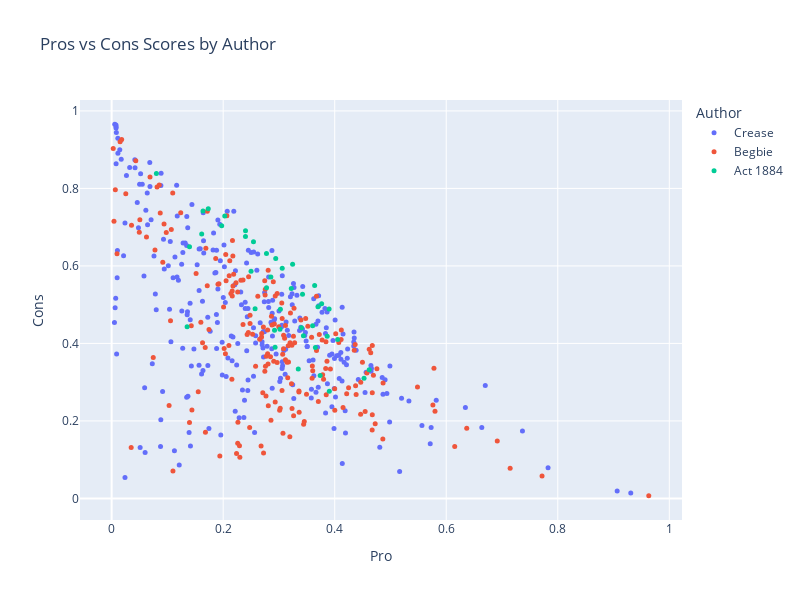

Here is the notebook cell this chart was saved with:
### Markdown cell above
We visualize the distribution of the Pro scores and Cons scores for each author using interactive scatter plots and histograms below to see how the scores are distributed across the sentences. This allows us to see if there are any patterns or trends in the stances of the authors

### Code cell
df_scores['Text'] = df_scores['Text'].apply(lambda t: wrap_text(t, width = 50))

fig = px.scatter(
    df_scores,
    x="Pro",
    y="Cons",
    color="Author",
    hover_data=["Text"],
    title="Pros vs Cons Scores by Author",
    width=800,
    height=600
)

fig.update_traces(marker=dict(size=5))
fig.show()

### Figure 1 — Plotly figure (JSON) as saved in the notebook; plotly's stock layout.template omitted (floating-point values rounded to 4 significant figures; data arrays with more than 128 entries replaced by an {"elided": "..."} marker saying what was removed)
{"data": [{"customdata": {"elided": "287x1 str values"}, "hovertemplate": "Author=Crease<br>Pro=%{x}<br>Cons=%{y}<br>Text=%{customdata[0]}<extra></extra>", "legendgroup": "Crease", "marker": {"color": "#636efa", "size": 5, "symbol": "circle"}, "mode": "markers", "name": "Crease", "orientation": "v", "showlegend": true, "type": "scatter", "x": {"elided": "287 float values"}, "xaxis": "x", "y": {"elided": "287 float values"}, "yaxis": "y"}, {"customdata": {"elided": "202x1 str values"}, "hovertemplate": "Author=Begbie<br>Pro=%{x}<br>Cons=%{y}<br>Text=%{customdata[0]}<extra></extra>", "legendgroup": "Begbie", "marker": {"color": "#EF553B", "size": 5, "symbol": "circle"}, "mode": "markers", "name": "Begbie", "orientation": "v", "showlegend": true, "type": "scatter", "x": {"elided": "202 float values"}, "xaxis": "x", "y": {"elided": "202 float values"}, "yaxis": "y"}, {"customdata": [["An Act to regulate the Chinese population of<br>British Columbia."], ["WHEREAS the incoming of Chinese to British<br>Columbia largely exceeds that of any other class<br>of immigrant, and the population so introduced are<br>fast becoming superior in number to our own race;<br>are not disposed to be governed by our laws; are<br>dissimilar in habits and occupation from our<br>people; evade the payment of taxes justly due to<br>the Government; are governed by pestilential<br>habits; are useless in instances of emergency;<br>habitually desecrate grave yards by the removal of<br>bodies therefrom; and generally the laws governing<br>the whites are found to be inapplicable to<br>Chinese, and such Chinese are inclined to habits<br>subversive of the comfort and well-being of the<br>community:  And whereas it is expedient to pass<br>special laws for the Government of Chinese:<br>Therefore, Her Majesty, by and with the advice and<br>consent of the Legislative Assembly of the<br>Province of British Columbia, enacts as follows:—<br>1."], ["This Act shall be cited as the \"Chinese Regulation<br>Act, 1884.\""], ["The term \"Chinese\" wherever used in this Act shall<br>mean any native of the Chinese Empire or its<br>dependencies not born of British parents, and<br>shall include any person of the Chinese race."], ["From and after the passage of this Act there shall<br>be payable and paid by every Chinese in British<br>Columbia, above the age of fourteen years, unto<br>and for the use of Her Majesty, Her heirs and<br>successors, the sum of ten dollars, and thereafter<br>on the 1st day of June in each and every year<br>there shall be likewise payable and paid by such<br>Chinese person a further sum of ten dollars."], ["The Lieutenant-Governor in Council shall<br>immediately upon the passage of this Act, and from<br>time to time thereafter as occasion may require,<br>appoint in each electoral district, one or more<br>person or persons to be called Chinese Collectors,<br>to collect and receive such payments from Chinese,<br>and such Collector or Collectors immediately upon<br>such payment shall issue and deliver to the person<br>paying the same a licence in the form contained in<br>the Schedule hereto, and the Lieutenant-Governor<br>in Council may require from the Collectors so to<br>be appointed such security as he may see fit and<br>may allow them such percentage upon the amount of<br>collections as may seem reasonable and just, and<br>the Lieutenant-Governor in Council may further<br>allow such additional sum by way of expenses as<br>may be necessary and reasonable for the purpose of<br>carrying out the provisions of this Act."], ["Any Chinese who shall be found within the Province<br>not having in his possession a licence issued<br>under the provisions of this Act, lawfully issued<br>to him, shall on conviction thereof forfeit and<br>pay a sum not exceeding forty dollars."], ["Any Collector or Government servant wilfully<br>disobeying any of the provisions of this Act shall<br>forfeit and pay a sum not exceeding one hundred<br>dollars."], ["Every Collector shall collect the tax from each<br>Chinese, and shall as soon afterwards as may be<br>pay over the amount to the Officer in charge of<br>the Treasury, or to such other person as the<br>Lieutenant-Governor in Council may from time to<br>time direct."], ["Every employer of Chinese shall furnish to the<br>Collector, when requested by him so to do, from<br>time to time, a list of all Chinese in his employ,<br>or indirectly employed by him; but no such<br>statement shall bind the Collector, nor shall<br>excuse him from making due enquiry to ascertain<br>its correctness."], ["In case any employer of Chinese fails to deliver<br>to the Collector the list mentioned in the<br>preceding section, when required so to do, or<br>knowingly states anything falsely therein, such<br>employer shall, on complaint of the Collector and<br>upon conviction before a Justice of the Peace<br>having jurisdiction within the district wherein<br>such employer carries on his business, forfeit and<br>pay a fine not exceeding one hundred dollars for<br>every Chinese in his employ, to be recovered by<br>distress of the goods and chattels of such<br>employer failing to pay the same, or in lieu<br>thereof shall be liable to imprisonment for a<br>period not less than one month and not exceeding<br>two calendar months."], ["The Collector may, by himself or his agent, levy<br>the amount of the licence from any Chinese not<br>being in lawful possession of a licence, with<br>costs, by distress of his goods and chattels, or<br>of any goods and chattels which may be in the<br>possession of the delinquent, or which may be upon<br>or in any premises (whether the goods of the<br>delinquent or not) for the time being in the<br>possession or occupation of such delinquent<br>Chinese, and for the purposes of this section<br>premises shall be deemed to be in the possession<br>or occupation of any Chinese when it can be shewn<br>to the satisfaction of the tribunal having<br>cognizance of the matter—  (a.)"], ["That such Chinese habitually frequents such<br>premises with the assent of the owner."], ["That he is the owner or one of the owners of the<br>premises, or has control either alone or jointly<br>with another or others of such premises or some<br>part thereof."], ["(c.) That he has passed the night or slept upon<br>such premises at any time within a week of the<br>levy."], ["It shall be sufficient authority for the Collector<br>to levy as aforesaid on the non-production of the<br>licence."], ["Proof of the lawful possession of such receipt<br>shall lie on the person whose goods are<br>distrained."], ["Every employer of Chinese shall demand from every<br>such Licence to be demanded by employer and<br>retained during the service."], ["Chinese in his employ his licence, and shall<br>retain the same in his possession during the time<br>such Chinese is in his employ, and shall return<br>the same to him when he leaves his service; and<br>every employer as aforesaid shall produce to the<br>Collector, whenever required so to do, such<br>licence for his inspection."], ["The Toll Collector at any and every toll gate<br>which may exist in the Province from time to time,<br>shall, before allowing any Chinese to pass through<br>any toll gate, demand from such Chinese the<br>production of his licence, and, until the same is<br>produced, such Chinese shall not be allowed to<br>proceed through the toll gate."], ["It shall be unlawful for any person to employ any<br>Chinese who has not in his possession the licence<br>required by this Act, and any person guilty of an<br>infraction of the provisions of this section shall<br>forfeit and pay a fine not exceeding fifty dollars<br>for every Chinese so employed."], ["The sum payable by a Chinese for a free miner’s<br>certificate shall be fifteen dollars for each year<br>during which the same is to be in force instead of<br>five dollars, as by the present mining laws<br>provided, and no free miner’s certificate shall<br>hereafter be issued to any Chinese except upon<br>payment of the said sum of fifteen dollars."], ["Any Chinese who shall be found mining for gold and<br>precious metals, or following the ordinary<br>occupation of a free miner, whether on his own<br>account or for others, without having in his<br>possession a free miner’s certificate, lawfully<br>issued to him subsequently to the passage of this<br>Act, and any person who shall employ any Chinese<br>in and about gold mining who has not in his<br>possession such a certificate, shall forfeit and<br>pay a sum not exceeding thirty dollars."], ["of the Schedule A to the “Licences Ordinance,<br>1867,” is hereby amended by adding thereto the<br>following words: “but no licence shall be issued<br>to any Chinese.”  17."], ["Without the permission in writing of the<br>Provincial Secretary or Government Agent of the<br>district or place where the permission is sought<br>it shall be unlawful to remove the remains of any<br>dead Chinese from any cemetery or place where such<br>dead Chinese may have been interred, or to exhume<br>the bodies or remains of any dead Chinese, and any<br>person guilty of an infraction of this section<br>shall forfeit and pay a sum not exceeding one<br>hundred dollars."], ["The use of opium (except for medicinal or surgical<br>purposes) is hereby prohibited, and any person who<br>shall use or consume, or have in his possession<br>any opium, except for the purposes aforesaid,<br>shall forfeit and pay a penalty not exceeding one<br>hundred dollars, and the onus of proof shall lie<br>upon the party charged of showing that such opium<br>was used, or consumed, or in his possession for<br>medicinal or surgical purposes."], ["Any pecuniary penalty by this Act imposed may be<br>sued for and recovered in a summary way before any<br>Justice of the Peace having jurisdiction in the<br>locality where the charge is made, and in default<br>of immediate payment of any such penalty the same<br>may be recovered by distress and sale of the goods<br>of the offender, and failing sufficient distress,<br>the offender shall suffer a term of imprisonment<br>not exceeding three calendar months."], ["No conviction for any offence shall be quashed for<br>want of form, and no conviction shall be removed<br>into any of Her Majesty’s Courts by certiorari or<br>reviewed in any manner, except by appeal in manner<br>hereinafter stated, that is to say: Any Chinese<br>convicted of an offence against the provisions of<br>this Act may appeal to the County Court nearest to<br>the place of conviction, provided he shall, within<br>four days after such conviction, have given notice<br>in writing to the convicting Magistrate of his<br>intention to appeal, and shall have furnished<br>security in the sum of one hundred dollars,<br>conditioned to abide by the decision of the<br>appellate Court, and shall have also deposited<br>with the convicting Magistrate a sum of money<br>sufficient in the opinion of such Magistrate to<br>pay the costs and expenses of a jury to try such<br>appeal, and such appeal shall be heard and tried<br>before the County Court, with or without a jury of<br>five, at the option of the parties, and<br>notwithstanding any defect in the proceedings, the<br>appeal shall be heard and decided on the merits,<br>and if the conviction be affirmed the appellant<br>shall be punished according to the conviction, and<br>shall pay the costs of the appeal, and if the<br>appeal be allowed, it shall be lawful for the<br>Lieutenant-Governor in Council to issue his<br>warrant to the Treasurer for the repayment to the<br>appellant of the money paid by him for jury<br>process."], ["Any Chinese who shall lend his licence or free<br>miner’s certificate to another Chinese, and any<br>Chinese who shall utter or pass off upon any<br>Collector or other person any licence or free<br>miner’s certificate other than his own, with<br>intent himself to avoid payment of the licence fee<br>payable under this Act, (and the onus of proving<br>that such was not his intent, shall rest upon the<br>person charged), shall forfeit and pay a penalty<br>of not less than twenty dollars nor more than one<br>hundred dollars."], ["The tribunal having cognizance of any matter under<br>the provisions of this Act may decide, upon its<br>own view and judgment, whether any person is a<br>Chinese, and whether any person found by the Court<br>to be a Chinese be of the age of fourteen years."], ["It shall not be lawful to let or occupy, or suffer<br>to be occupied as a dwelling, any room unless the<br>following requirements are complied with, that is<br>to say:—  (a.)"], ["Unless such room contains at all times at least<br>384 cubic feet of space for each person occupying<br>the same:  (b.)"], ["Unless such room has a window, made to open, at<br>least two feet square."], ["Any person who lets, occupies, or knowingly<br>suffers to be occupied, any room contrary to the<br>provisions of section 23, shall be liable for<br>every offence to a penalty not exceeding fifty<br>dollars."], ["Any room in which any person passes the night<br>shall be deemed to be occupied as a dwelling<br>within the meaning of this Act."], ["The Lieutenant-Governor in Council may, by any<br>general regulation, direct that any persons<br>imprisoned in respect of any infraction against<br>the provisions of this Act shall be worked and<br>employed at such places and on such public works,<br>or local works for the public benefit or<br>convenience, and may make such rules and<br>regulations, and may alter or annul the same, for<br>the safe custody, control, and general management<br>of such prisoners, as the said Lieutenant-Governor<br>may from time to time deem advisable."], ["The Lieutenant-Governor in Council may also make<br>such rules and regulations, not inconsistent<br>herewith, as may from time to time appear<br>necessary for carrying out the true intent and<br>meaning of this Act."], ["For the purpose of any proceeding taken under the<br>provisions of this Act, the burden shall lie on<br>the defendant of proving that he is exempt from<br>the operation of any of its provisions, and it<br>shall not be necessary in any information,<br>summons, or conviction, or other document, to<br>state or negative any exception in or exemption<br>under this Act or in contemplation of law."], ["This Act shall not come into operation until one<br>year from the passage hereof."], ["This Act may be cited as the \"Chinese Regulation<br>Act, 1884.\""]], "hovertemplate": "Author=Act 1884<br>Pro=%{x}<br>Cons=%{y}<br>Text=%{customdata[0]}<extra></extra>", "legendgroup": "Act 1884", "marker": {"color": "#00cc96", "size": 5, "symbol": "circle"}, "mode": "markers", "name": "Act 1884", "orientation": "v", "showlegend": true, "type": "scatter", "x": [0.1615, 0.08025, 0.2942, 0.293, 0.3245, 0.364, 0.1973, 0.4619, 0.1638, 0.3405, 0.1733, 0.2028, 0.1353, 0.3739, 0.3347, 0.2778, 0.3865, 0.3699, 0.3766, 0.2777, 0.24, 0.2544, 0.3059, 0.1396, 0.2855, 0.2572, 0.3439, 0.3899, 0.3423, 0.3221, 0.3654, 0.3903, 0.2921, 0.3019, 0.3604, 0.25, 0.4526, 0.3026, 0.4053, 0.24], "xaxis": "x", "y": [0.6822, 0.8387, 0.6188, 0.3903, 0.6046, 0.5497, 0.7038, 0.3319, 0.7418, 0.4402, 0.7478, 0.7287, 0.4429, 0.3169, 0.3338, 0.5437, 0.4183, 0.4949, 0.5025, 0.632, 0.6908, 0.6624, 0.5942, 0.6494, 0.5717, 0.4896, 0.4197, 0.4887, 0.5272, 0.5417, 0.3897, 0.2764, 0.434, 0.4363, 0.4454, 0.5862, 0.3099, 0.4881, 0.41, 0.6759], "yaxis": "y"}], "layout": {"height": 600, "legend": {"title": {"text": "Author"}, "tracegroupgap": 0}, "title": {"text": "Pros vs Cons Scores by Author"}, "width": 800, "xaxis": {"anchor": "y", "domain": [0, 1], "title": {"text": "Pro"}}, "yaxis": {"anchor": "x", "domain": [0, 1], "title": {"text": "Cons"}}}}
